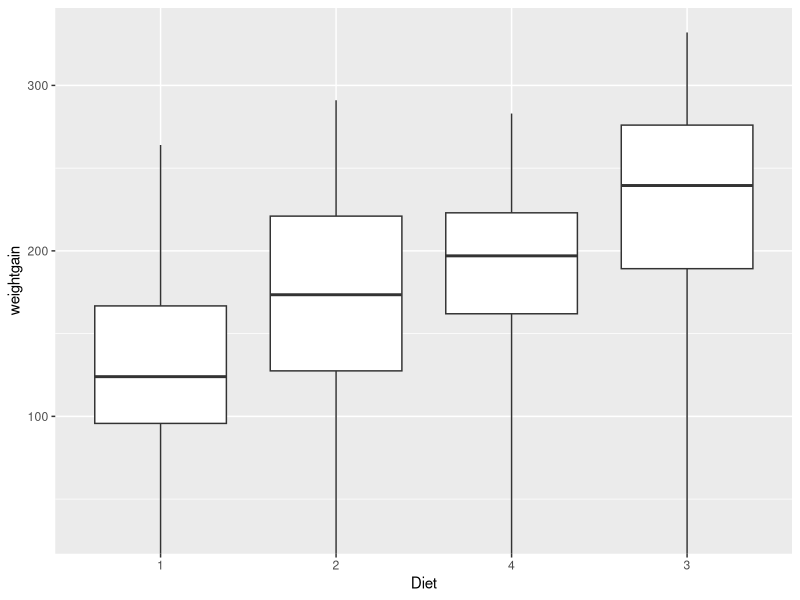
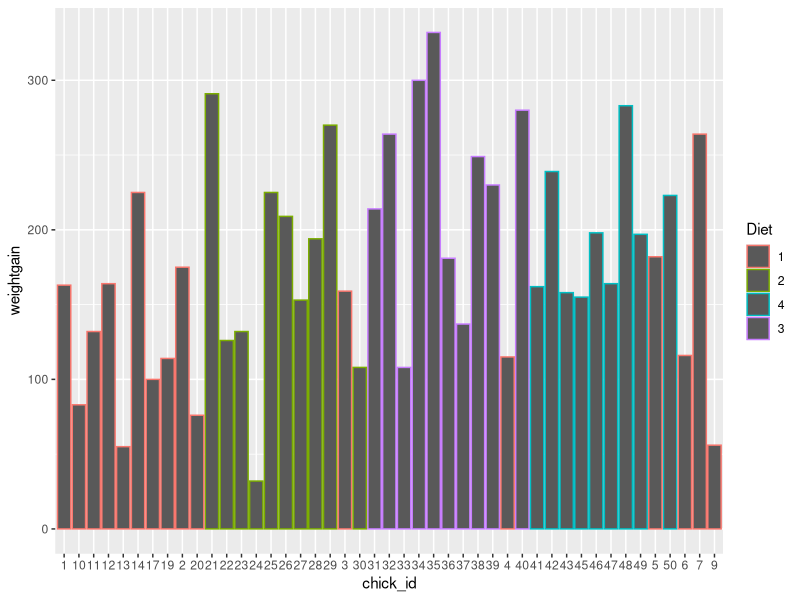
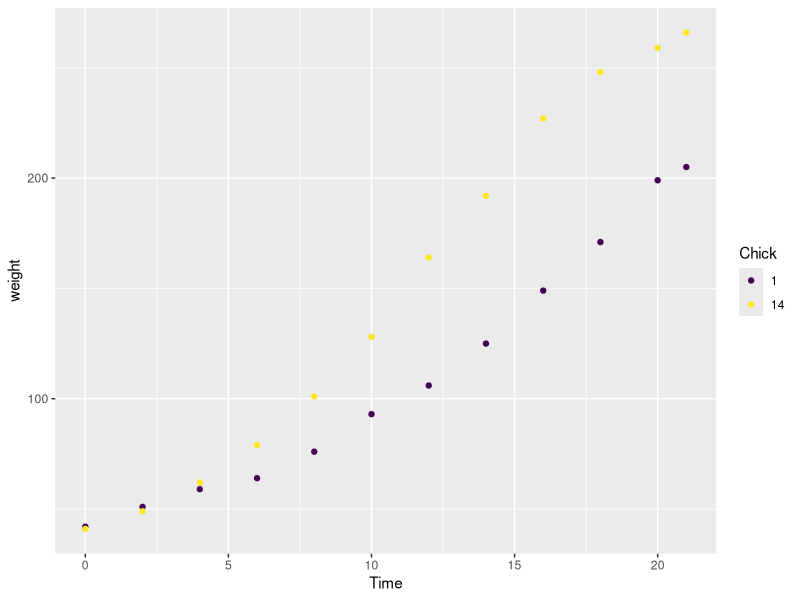

Recreate these plots in R, in order.
## ---- chunk 1
knitr::opts_chunk$set(echo = TRUE)
library(datasets)
library(tidyverse)
chicks <- ChickWeight
## ---- chunk 2
weight0 <- chicks %>%
  filter(Time == 0) %>%
  group_by(Diet) %>%
  summarise(Count = n_distinct(Chick), Avg = mean(weight), Stdv = sd(weight))
print(weight0)
## ---- chunk 3
complete <- chicks %>%
  group_by(Chick) %>%
  mutate(Obs = n_distinct(Time)) %>%
  filter(Obs == 12)
head(complete, 3)
## ---- chunk 4
chicks <- chicks %>%
  group_by(Chick) %>%
  mutate(weightgain = weight - first(weight))
head(chicks, 3)
## ---- chunk 5
chicks$Diet <- factor(chicks$Diet, c('1', '2', '4', '3'))
chicks %>%
  filter(Time == 21) %>%
  ggplot(aes(Diet, weightgain)) +
  geom_boxplot(ymin = 0)
## ---- chunk 6
chicks %>% filter(Time == 21) %>%
  arrange(desc(weightgain)) %>%
  head(5)
## ---- chunk 7
chicks %>% filter(Time == 21) %>%
  arrange(weightgain) %>%
  head(5)
## ---- chunk 8
chicks %>%
  filter(Time == 21) %>%
  mutate(chick_id = as.character(Chick)) %>%
  arrange(desc(weightgain)) %>%
  ggplot(aes(chick_id, weightgain, color = Diet)) +
  geom_bar(stat = 'identity')
## ---- chunk 9
top <- chicks %>%
  filter(Time == 0) %>%
  ungroup() %>%
  top_n(1, weight)
top <- as.integer(top[1, 'Chick'])
bot <- chicks %>%
  filter(Time == 0) %>%
  ungroup() %>%
  mutate(thgiew = 1 / weight) %>%
  top_n(1, thgiew)
bot <- as.integer(bot[1, 'Chick'])
chicks %>%
  filter(Chick == bot | Chick == top) %>%
  ggplot(aes(Time, weight, color = Chick)) +
  geom_point()
